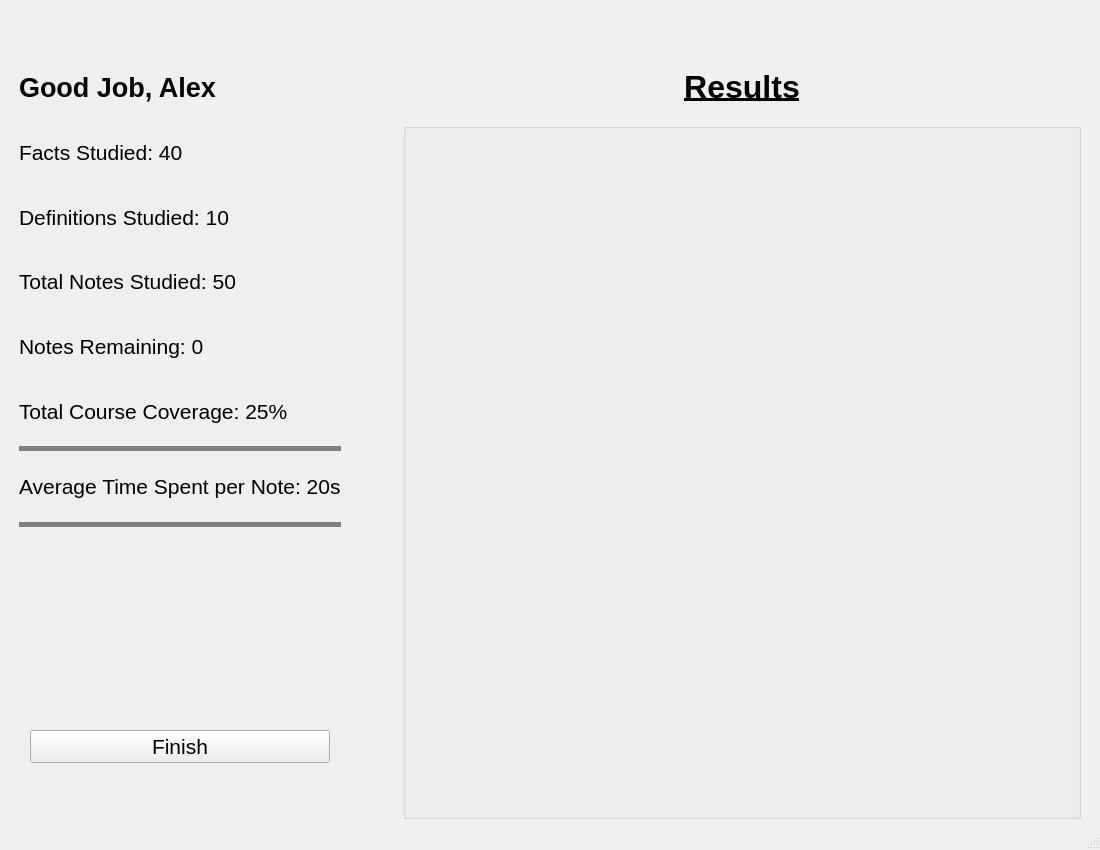
<?xml version="1.0" encoding="UTF-8"?>
<ui version="4.0">
 <class>MainWindow</class>
 <widget class="QMainWindow" name="MainWindow">
  <property name="geometry">
   <rect>
    <x>0</x>
    <y>0</y>
    <width>1100</width>
    <height>850</height>
   </rect>
  </property>
  <property name="windowTitle">
   <string>Note and Flashcard Maker</string>
  </property>
  <widget class="QWidget" name="centralwidget">
   <layout class="QHBoxLayout" name="horizontalLayout_7">
    <item>
     <spacer name="horizontalSpacer">
      <property name="orientation">
       <enum>Qt::Horizontal</enum>
      </property>
      <property name="sizeType">
       <enum>QSizePolicy::Fixed</enum>
      </property>
      <property name="sizeHint" stdset="0">
       <size>
        <width>10</width>
        <height>20</height>
       </size>
      </property>
     </spacer>
    </item>
    <item>
     <layout class="QVBoxLayout" name="verticalLayout">
      <item>
       <widget class="QWidget" name="menuBar" native="true">
        <property name="sizePolicy">
         <sizepolicy hsizetype="Expanding" vsizetype="Fixed">
          <horstretch>0</horstretch>
          <verstretch>0</verstretch>
         </sizepolicy>
        </property>
        <property name="styleSheet">
         <string notr="true"/>
        </property>
        <layout class="QHBoxLayout" name="horizontalLayout_2">
         <item>
          <layout class="QHBoxLayout" name="horizontalLayout">
           <item>
            <widget class="QLabel" name="courseNameLabel">
             <property name="font">
              <font>
               <pointsize>16</pointsize>
              </font>
             </property>
             <property name="text">
              <string/>
             </property>
             <property name="alignment">
              <set>Qt::AlignCenter</set>
             </property>
            </widget>
           </item>
          </layout>
         </item>
        </layout>
       </widget>
      </item>
      <item>
       <layout class="QGridLayout" name="gridLayout" columnstretch="1,1,2" columnminimumwidth="0,0,0">
        <item row="1" column="1" rowspan="5">
         <spacer name="horizontalSpacer_3">
          <property name="orientation">
           <enum>Qt::Horizontal</enum>
          </property>
          <property name="sizeType">
           <enum>QSizePolicy::Fixed</enum>
          </property>
          <property name="sizeHint" stdset="0">
           <size>
            <width>50</width>
            <height>20</height>
           </size>
          </property>
         </spacer>
        </item>
        <item row="5" column="0">
         <layout class="QHBoxLayout" name="horizontalLayout_3">
          <item>
           <widget class="QPushButton" name="finishBtn">
            <property name="sizePolicy">
             <sizepolicy hsizetype="Fixed" vsizetype="Fixed">
              <horstretch>0</horstretch>
              <verstretch>0</verstretch>
             </sizepolicy>
            </property>
            <property name="minimumSize">
             <size>
              <width>300</width>
              <height>0</height>
             </size>
            </property>
            <property name="maximumSize">
             <size>
              <width>300</width>
              <height>16777215</height>
             </size>
            </property>
            <property name="font">
             <font>
              <pointsize>16</pointsize>
             </font>
            </property>
            <property name="text">
             <string>Finish</string>
            </property>
           </widget>
          </item>
         </layout>
        </item>
        <item row="3" column="0">
         <widget class="QLabel" name="label_9">
          <property name="sizePolicy">
           <sizepolicy hsizetype="Preferred" vsizetype="Fixed">
            <horstretch>0</horstretch>
            <verstretch>0</verstretch>
           </sizepolicy>
          </property>
          <property name="minimumSize">
           <size>
            <width>0</width>
            <height>5</height>
           </size>
          </property>
          <property name="maximumSize">
           <size>
            <width>16777215</width>
            <height>5</height>
           </size>
          </property>
          <property name="styleSheet">
           <string notr="true">background-color:grey</string>
          </property>
          <property name="text">
           <string/>
          </property>
         </widget>
        </item>
        <item row="6" column="0">
         <spacer name="verticalSpacer_2">
          <property name="orientation">
           <enum>Qt::Vertical</enum>
          </property>
          <property name="sizeType">
           <enum>QSizePolicy::Fixed</enum>
          </property>
          <property name="sizeHint" stdset="0">
           <size>
            <width>20</width>
            <height>50</height>
           </size>
          </property>
         </spacer>
        </item>
        <item row="1" column="0" rowspan="2">
         <layout class="QVBoxLayout" name="verticalLayout_2">
          <item>
           <widget class="QLabel" name="noFactsLabel">
            <property name="font">
             <font>
              <pointsize>16</pointsize>
             </font>
            </property>
            <property name="text">
             <string>Facts Studied: 40</string>
            </property>
           </widget>
          </item>
          <item>
           <widget class="QLabel" name="noDefLabel">
            <property name="font">
             <font>
              <pointsize>16</pointsize>
             </font>
            </property>
            <property name="text">
             <string>Definitions Studied: 10</string>
            </property>
           </widget>
          </item>
          <item>
           <widget class="QLabel" name="totalLabel">
            <property name="font">
             <font>
              <pointsize>16</pointsize>
             </font>
            </property>
            <property name="text">
             <string>Total Notes Studied: 50</string>
            </property>
           </widget>
          </item>
          <item>
           <widget class="QLabel" name="remainingLabel">
            <property name="font">
             <font>
              <pointsize>16</pointsize>
             </font>
            </property>
            <property name="text">
             <string>Notes Remaining: 0</string>
            </property>
           </widget>
          </item>
          <item>
           <widget class="QLabel" name="coverageLabel">
            <property name="sizePolicy">
             <sizepolicy hsizetype="Fixed" vsizetype="Preferred">
              <horstretch>0</horstretch>
              <verstretch>0</verstretch>
             </sizepolicy>
            </property>
            <property name="font">
             <font>
              <pointsize>16</pointsize>
             </font>
            </property>
            <property name="text">
             <string>Total Course Coverage: 25%</string>
            </property>
           </widget>
          </item>
          <item>
           <widget class="QLabel" name="label_5">
            <property name="sizePolicy">
             <sizepolicy hsizetype="Preferred" vsizetype="Fixed">
              <horstretch>0</horstretch>
              <verstretch>0</verstretch>
             </sizepolicy>
            </property>
            <property name="minimumSize">
             <size>
              <width>0</width>
              <height>5</height>
             </size>
            </property>
            <property name="maximumSize">
             <size>
              <width>16777215</width>
              <height>5</height>
             </size>
            </property>
            <property name="styleSheet">
             <string notr="true">background-color:grey</string>
            </property>
            <property name="text">
             <string/>
            </property>
           </widget>
          </item>
          <item>
           <widget class="QLabel" name="avTimeLabel">
            <property name="font">
             <font>
              <pointsize>16</pointsize>
             </font>
            </property>
            <property name="text">
             <string>Average Time Spent per Note: 20s</string>
            </property>
           </widget>
          </item>
         </layout>
        </item>
        <item row="0" column="0" colspan="2">
         <widget class="QLabel" name="messageLabel">
          <property name="font">
           <font>
            <pointsize>20</pointsize>
            <weight>75</weight>
            <bold>true</bold>
           </font>
          </property>
          <property name="text">
           <string>Good Job, Alex</string>
          </property>
         </widget>
        </item>
        <item row="1" column="2" rowspan="6">
         <widget class="QGroupBox" name="groupBox">
          <property name="sizePolicy">
           <sizepolicy hsizetype="Expanding" vsizetype="Expanding">
            <horstretch>0</horstretch>
            <verstretch>0</verstretch>
           </sizepolicy>
          </property>
          <property name="minimumSize">
           <size>
            <width>500</width>
            <height>0</height>
           </size>
          </property>
          <property name="maximumSize">
           <size>
            <width>9999</width>
            <height>9999</height>
           </size>
          </property>
          <property name="styleSheet">
           <string notr="true">margin: 0px</string>
          </property>
          <property name="title">
           <string/>
          </property>
          <property name="flat">
           <bool>true</bool>
          </property>
          <layout class="QVBoxLayout" name="verticalLayout_4">
           <item>
            <layout class="QVBoxLayout" name="graphicLayout"/>
           </item>
          </layout>
         </widget>
        </item>
        <item row="4" column="0">
         <spacer name="verticalSpacer">
          <property name="orientation">
           <enum>Qt::Vertical</enum>
          </property>
          <property name="sizeType">
           <enum>QSizePolicy::Fixed</enum>
          </property>
          <property name="sizeHint" stdset="0">
           <size>
            <width>20</width>
            <height>50</height>
           </size>
          </property>
         </spacer>
        </item>
        <item row="0" column="2">
         <widget class="QLabel" name="label_10">
          <property name="sizePolicy">
           <sizepolicy hsizetype="Preferred" vsizetype="Fixed">
            <horstretch>0</horstretch>
            <verstretch>0</verstretch>
           </sizepolicy>
          </property>
          <property name="minimumSize">
           <size>
            <width>0</width>
            <height>60</height>
           </size>
          </property>
          <property name="font">
           <font>
            <pointsize>24</pointsize>
            <weight>75</weight>
            <bold>true</bold>
            <underline>true</underline>
           </font>
          </property>
          <property name="text">
           <string>Results</string>
          </property>
          <property name="alignment">
           <set>Qt::AlignCenter</set>
          </property>
         </widget>
        </item>
       </layout>
      </item>
     </layout>
    </item>
    <item>
     <spacer name="horizontalSpacer_2">
      <property name="orientation">
       <enum>Qt::Horizontal</enum>
      </property>
      <property name="sizeType">
       <enum>QSizePolicy::Fixed</enum>
      </property>
      <property name="sizeHint" stdset="0">
       <size>
        <width>10</width>
        <height>20</height>
       </size>
      </property>
     </spacer>
    </item>
   </layout>
  </widget>
  <widget class="QStatusBar" name="statusbar"/>
 </widget>
 <resources/>
 <connections/>
</ui>
